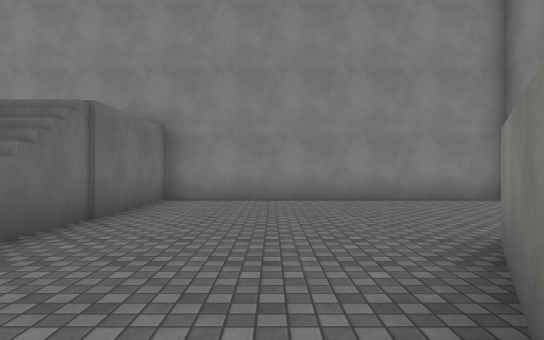
view 1 (above)

23 first-person views from a walk through a Unity game level. The camera is 1.3 m above the floor, looks level and sees 75° across. The floor is counted in squares, 2 m on a side. Each view is taken from the middle of a square. On the plan, view 1 faces up. The plan holds only what a view shows up to about 10 squares ahead; the rest is blank. The place goes on beyond the plan. The player is left out. Some animated figures are left out. Surface patterns are stand-ins for the level's own textures.

view 2
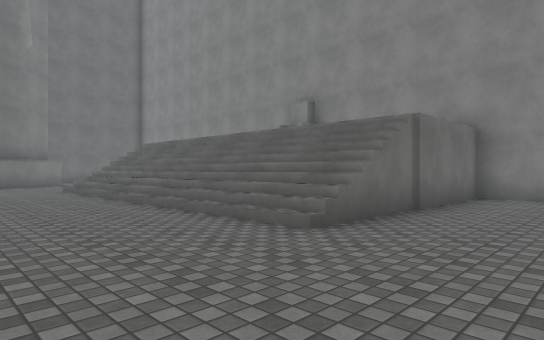

view 3
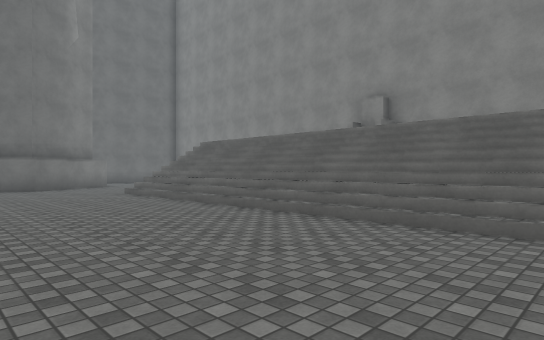

view 4
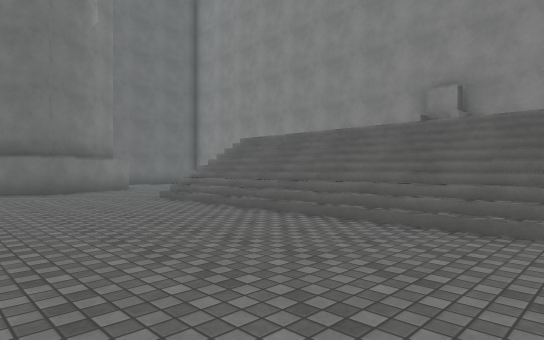

view 5
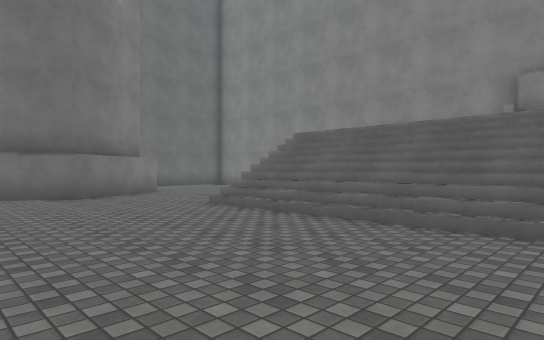

view 6
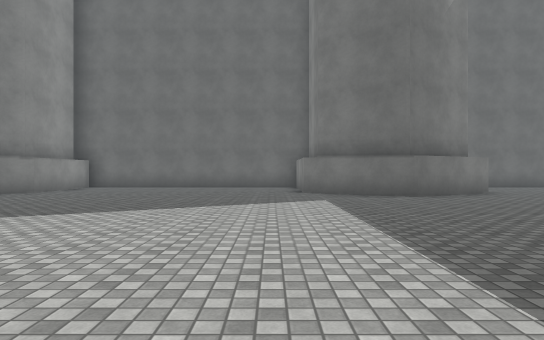

view 7
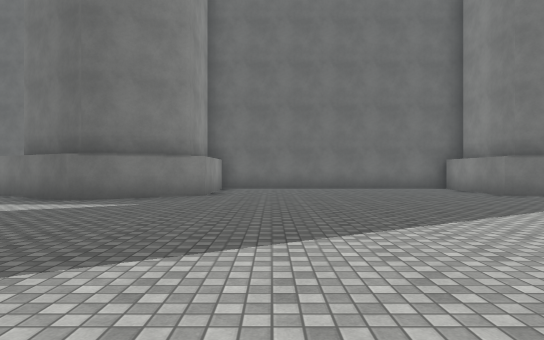

view 8
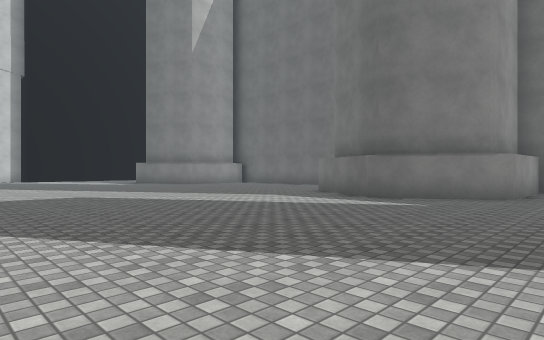

view 9
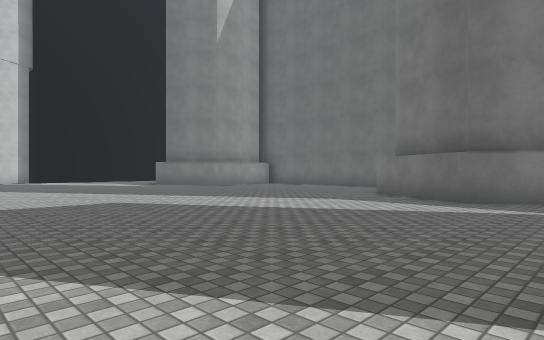

view 10
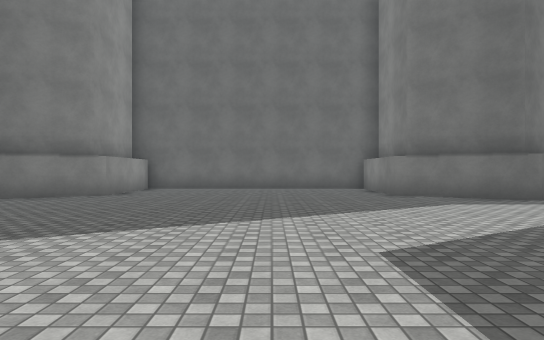

view 11
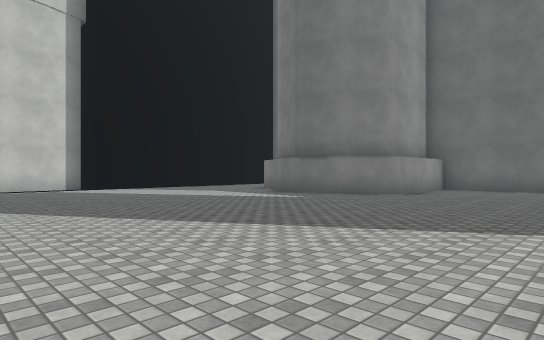

view 12
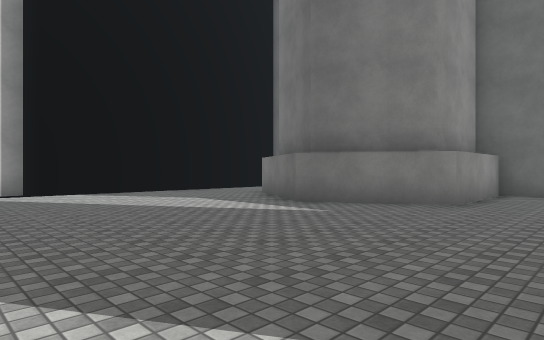

view 13
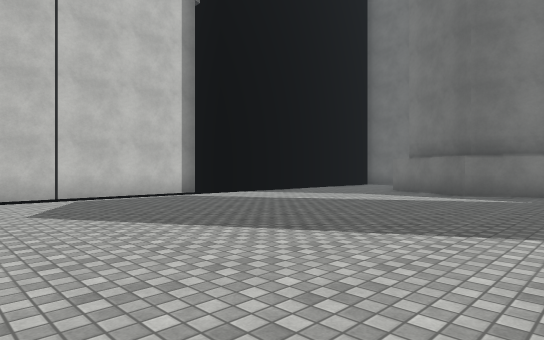

view 14
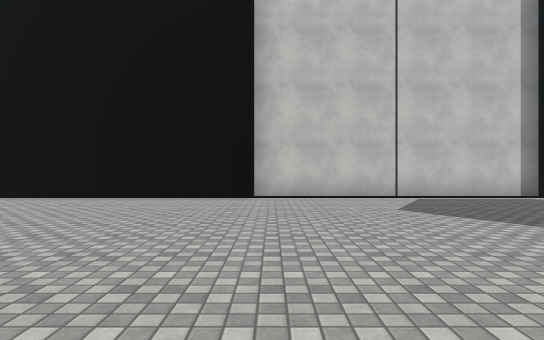

view 15
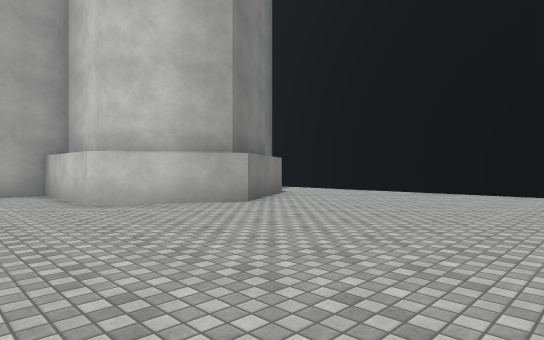

view 16
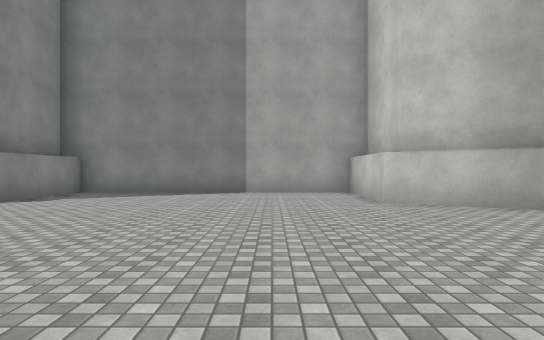

view 17
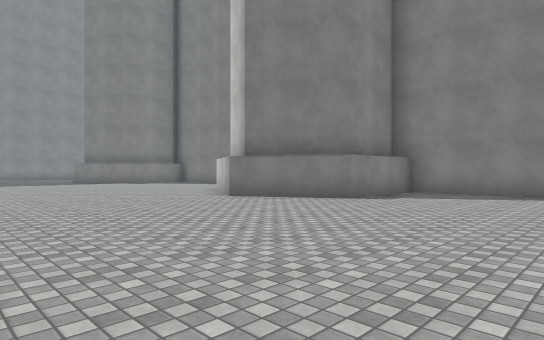

view 18
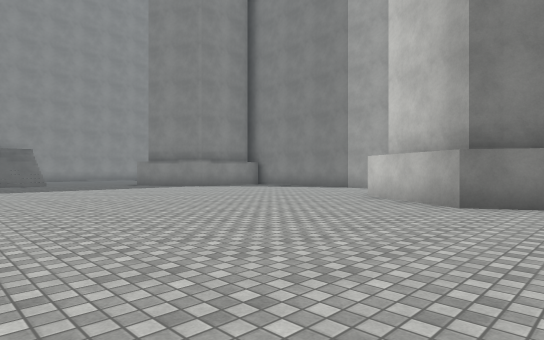

view 19
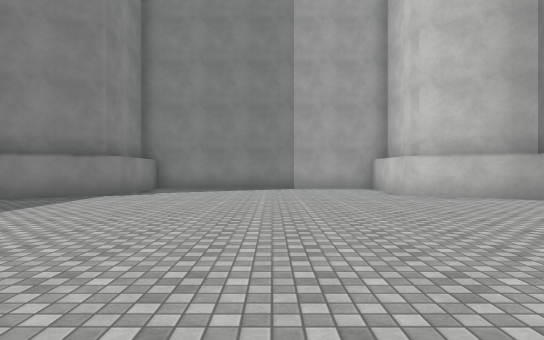

view 20
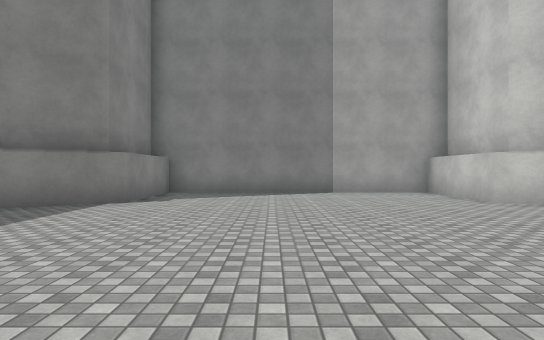

view 21
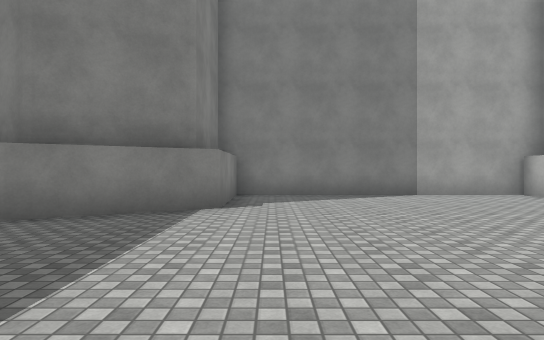

view 22
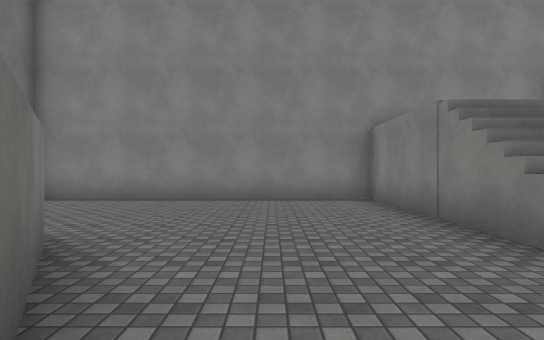

view 23
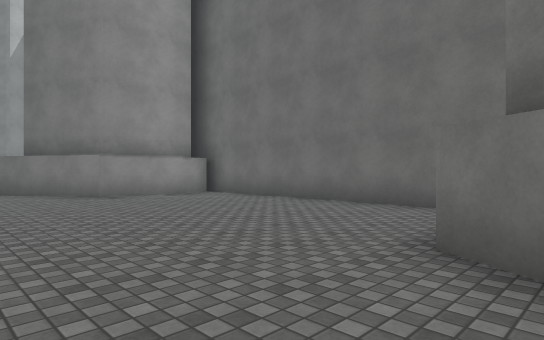

### Floor plan
Key: @ floor where view 1 was taken; # wall or solid block; . main floor; : floor 3.25 m higher than the main floor; / step, stairs or slope; = window, fence, low wall or low ledge.
Columns run from 20 left of view 1 to 6 right of it. Each row starts with its distance up from view 1.
  8  #########################
  7  ......./   :=    ........
  6   ....../         .......
  5    ...../         ......
  4    ....../////////......
  3     #..../////////....#
  2     #..../////////....#
  1     ##...............##
  0     ##..............@##
 -1     #.................#
 -2    ##.................#####
 -3 #.............. ..........#
 -4 #............. ...........#
 -5 #............ ............#
 -6 #........... .............#
 -7 #............ ............#
 -8 #............. ...........#
 -9 #............. ...........#
-10 #####.................#####
-11     #................##
-12     ##...............##
-13     ##...............##
-14     #.................#####
-15    ##........  ...........#
-16    ..........  ...........#
-17    ..........  ...........#
-18    ........... ...........#
-19    ........... ...........
-20 #............. ...........
-21 #............. ...........#
-22 #.........................#
-23 #####.................#####
-24     ##...............##
-25     ##...............##
-26     #.................#
-27     #.................#
-28      .................
-29       ................
-30        ................
-31        ################

Where each view was taken, in squares from view 1:
view 1: 0 up, 0 right, facing up
view 2: 1 down, 0 right, facing up-left
view 3: 2 down, 2 left, facing up-left
view 4: 2 down, 4 left, facing up-left
view 5: 2 down, 6 left, facing up-left
view 6: 3 down, 6 left, facing left
view 7: 8 down, 7 left, facing left
view 8: 8 down, 7 left, facing down-left
view 9: 10 down, 7 left, facing down-left
view 10: 18 down, 7 left, facing left
view 11: 18 down, 7 left, facing down-left
view 12: 20 down, 9 left, facing down-left
view 13: 22 down, 5 left, facing down-left
view 14: 22 down, 4 left, facing down
view 15: 20 down, 5 left, facing down-right
view 16: 20 down, 5 left, facing right
view 17: 19 down, 5 left, facing up-right
view 18: 14 down, 6 left, facing up-right
view 19: 6 down, 7 left, facing right
view 20: 5 down, 5 left, facing right
view 21: 3 down, 4 left, facing right
view 22: 0 up, 14 left, facing up
view 23: 1 down, 13 left, facing down-left
